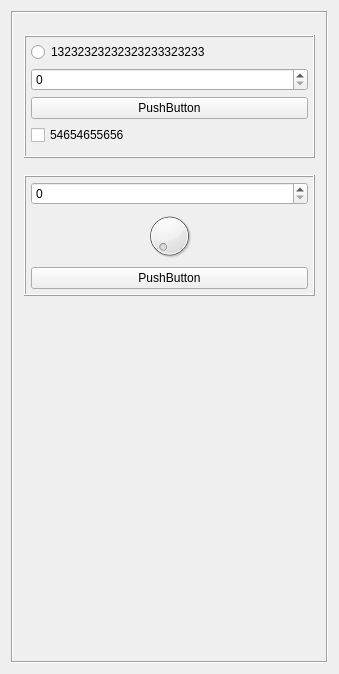
<?xml version="1.0" encoding="UTF-8"?>
<ui version="4.0">
 <class>PropertiesPanel</class>
 <widget class="QWidget" name="PropertiesPanel">
  <property name="geometry">
   <rect>
    <x>0</x>
    <y>0</y>
    <width>339</width>
    <height>674</height>
   </rect>
  </property>
  <property name="windowTitle">
   <string>PropertiesPanel</string>
  </property>
  <property name="autoFillBackground">
   <bool>true</bool>
  </property>
  <layout class="QVBoxLayout" name="verticalLayout_8">
   <item>
    <widget class="QScrollArea" name="scrollArea">
     <property name="autoFillBackground">
      <bool>true</bool>
     </property>
     <property name="frameShape">
      <enum>QFrame::Box</enum>
     </property>
     <property name="widgetResizable">
      <bool>true</bool>
     </property>
     <widget class="QWidget" name="scrollAreaWidgetContents">
      <property name="geometry">
       <rect>
        <x>0</x>
        <y>0</y>
        <width>319</width>
        <height>654</height>
       </rect>
      </property>
      <property name="autoFillBackground">
       <bool>true</bool>
      </property>
      <layout class="QVBoxLayout" name="verticalLayout_7">
       <item>
        <layout class="QVBoxLayout" name="verticalLayout">
         <property name="spacing">
          <number>0</number>
         </property>
         <item>
          <widget class="QWidget" name="widget" native="true">
           <property name="autoFillBackground">
            <bool>false</bool>
           </property>
           <layout class="QVBoxLayout" name="verticalLayout_5">
            <property name="leftMargin">
             <number>0</number>
            </property>
            <property name="rightMargin">
             <number>0</number>
            </property>
            <property name="bottomMargin">
             <number>0</number>
            </property>
           </layout>
          </widget>
         </item>
         <item>
          <widget class="QFrame" name="frame">
           <property name="frameShape">
            <enum>QFrame::Box</enum>
           </property>
           <property name="frameShadow">
            <enum>QFrame::Raised</enum>
           </property>
           <layout class="QVBoxLayout" name="verticalLayout_3">
            <property name="leftMargin">
             <number>5</number>
            </property>
            <property name="topMargin">
             <number>5</number>
            </property>
            <property name="rightMargin">
             <number>5</number>
            </property>
            <item>
             <widget class="QRadioButton" name="radioButton">
              <property name="text">
               <string>13232323232323233323233</string>
              </property>
             </widget>
            </item>
            <item>
             <widget class="QSpinBox" name="spinBox"/>
            </item>
            <item>
             <widget class="QPushButton" name="pushButton">
              <property name="text">
               <string>PushButton</string>
              </property>
             </widget>
            </item>
            <item>
             <widget class="QCheckBox" name="checkBox">
              <property name="text">
               <string>54654655656</string>
              </property>
             </widget>
            </item>
           </layout>
          </widget>
         </item>
        </layout>
       </item>
       <item>
        <layout class="QVBoxLayout" name="verticalLayout_4" stretch="0,1">
         <property name="spacing">
          <number>0</number>
         </property>
         <item>
          <widget class="QWidget" name="widget_2" native="true">
           <property name="autoFillBackground">
            <bool>false</bool>
           </property>
           <layout class="QVBoxLayout" name="verticalLayout_2">
            <property name="leftMargin">
             <number>0</number>
            </property>
            <property name="rightMargin">
             <number>0</number>
            </property>
            <property name="bottomMargin">
             <number>0</number>
            </property>
           </layout>
          </widget>
         </item>
         <item>
          <widget class="QFrame" name="frame_2">
           <property name="frameShape">
            <enum>QFrame::Box</enum>
           </property>
           <property name="frameShadow">
            <enum>QFrame::Raised</enum>
           </property>
           <layout class="QVBoxLayout" name="verticalLayout_6">
            <property name="margin">
             <number>5</number>
            </property>
            <item>
             <widget class="QSpinBox" name="spinBox_2"/>
            </item>
            <item>
             <widget class="QDial" name="dial"/>
            </item>
            <item>
             <widget class="QPushButton" name="pushButton_2">
              <property name="text">
               <string>PushButton</string>
              </property>
             </widget>
            </item>
           </layout>
          </widget>
         </item>
        </layout>
       </item>
       <item>
        <spacer name="verticalSpacer_2">
         <property name="orientation">
          <enum>Qt::Vertical</enum>
         </property>
         <property name="sizeHint" stdset="0">
          <size>
           <width>218</width>
           <height>507</height>
          </size>
         </property>
        </spacer>
       </item>
      </layout>
     </widget>
    </widget>
   </item>
  </layout>
 </widget>
 <layoutdefault spacing="6" margin="11"/>
 <resources/>
 <connections/>
</ui>
